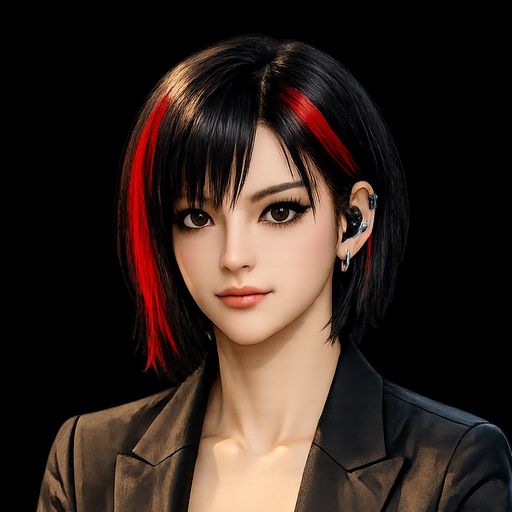
#> input picture oracle/Proto_P_Avatar_512.png, 512 x 512 px
$ python thumbnail_gen.py
#> lines starting #> are read from the running program, lines starting #| are printed output that depends on the picture
#!/usr/bin/env python3
"""Oracle Briefing Thumbnail Generator.

Generates a 1280x720 thumbnail with:
- Proto_P avatar face on left
- Headline + BTC metric on right
- "ORACLE BRIEFING" branding badge
"""

import os
from PIL import Image, ImageDraw, ImageFont


# Dimensions
W, H = 1280, 720

# Fonts
FONT_BOLD = "/usr/share/fonts/truetype/dejavu/DejaVuSans-Bold.ttf"
FONT_MONO = "/usr/share/fonts/truetype/dejavu/DejaVuSansMono.ttf"
FONT_REGULAR = "/usr/share/fonts/truetype/dejavu/DejaVuSans.ttf"

# Colors
BG = (10, 10, 10)
RED = (204, 0, 0)
WHITE = (255, 255, 255)
GRAY = (102, 102, 102)
GREEN = (0, 204, 102)
RED_ACCENT = (255, 51, 51)


def _load_font(path, size):
    try:
        return ImageFont.truetype(path, size)
    except Exception:
        return ImageFont.load_default()


def generate_briefing_thumbnail(script, output_path):
    """Generate 1280x720 thumbnail with avatar face + headline + BTC price."""
#> called with output_path = 'output/test_thumbnail.jpg'
    img = Image.new("RGB", (W, H), color=BG)
#> img: PIL image 1280x720 RGB; every value is 10
    draw = ImageDraw.Draw(img)

    font_big = _load_font(FONT_BOLD, 56)
    font_med = _load_font(FONT_BOLD, 36)
    font_sm = _load_font(FONT_MONO, 28)

    # Load avatar
    avatar_path = os.path.join(os.path.dirname(__file__), "..", "oracle", "Proto_P_Avatar_512.png")
    if os.path.exists(avatar_path):
        try:
            avatar = Image.open(avatar_path).convert("RGBA")
            avatar = avatar.resize((360, 360), Image.LANCZOS)
#> avatar: PIL image 360x360 RGBA
            img.paste(avatar, (40, (H - 360) // 2), avatar)
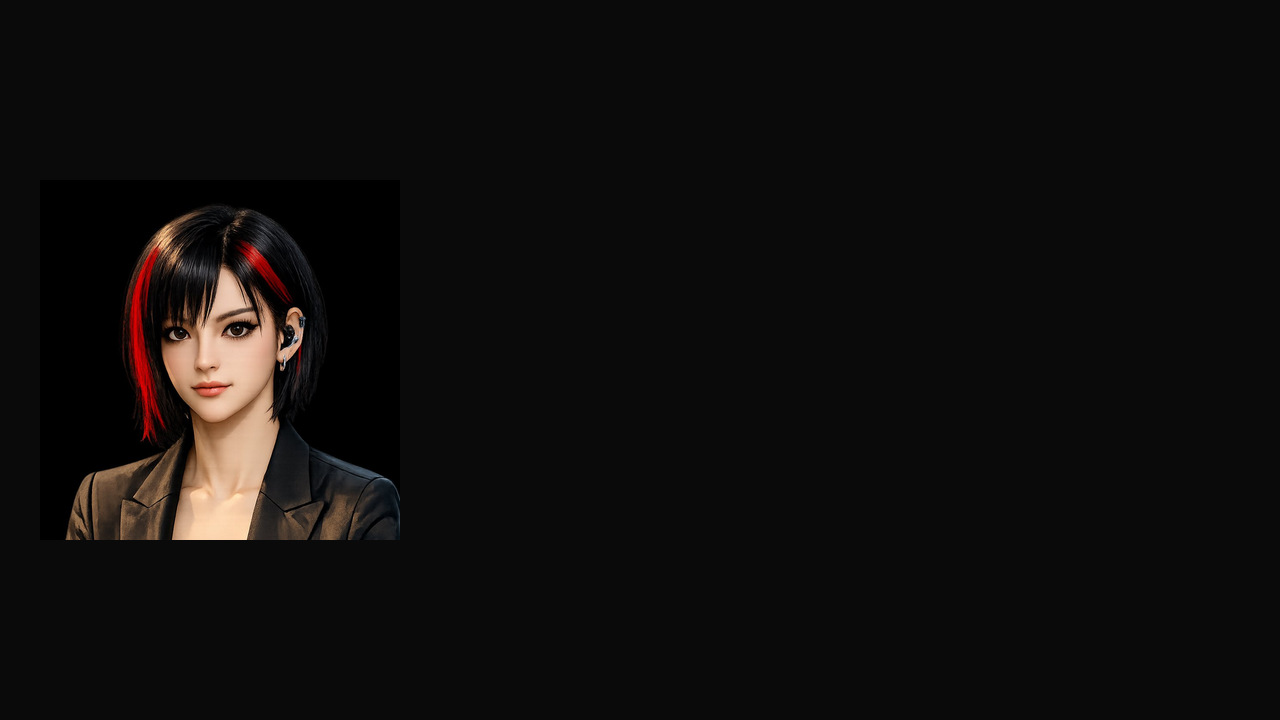
#> img: PIL image 1280x720 RGB; mean R, G, B 15.8, 13.9, 13
        except Exception as e:
            print(f"[thumb] Avatar load error: {e}")

    # Red accent bar
    draw.rectangle([(430, 140), (436, 580)], fill=RED)

    # Headline text (word-wrapped)
    headline = script.get("thumbnail_headline", "ORACLE BRIEFING")
    words = headline.split()
    lines = []
    current = ""
    for w in words:
        test = f"{current} {w}".strip()
        bbox = draw.textbbox((0, 0), test, font=font_big)
        if bbox[2] - bbox[0] > 760:
            if current:
                lines.append(current)
            current = w
        else:
            current = test
#> this loop made 4 passes
#> bbox on passes 1 to 4: (0, 9, 219, 53), (0, 9, 456, 53), (0, 9, 739, 64), (0, 9, 1101, 64)
#> after the loop, lines = ['Bitcoin Breaks Through']
    if current:
        lines.append(current)

    y = 160
    for line in lines[:3]:
        draw.text((460, y), line.upper(), fill=WHITE, font=font_big)
        y += 70
#> this loop made 2 passes
#> (line, y) on passes 1 to 2: ('Bitcoin Breaks Through', 230), ('Resistance', 300)
#> after the loop, y = 300

    # BTC price + change
    btc_data = script.get("data", {}).get("btc", {})
    price = btc_data.get("price", 0)
    change = btc_data.get("change_24h", 0)
    if price > 0:
        price_str = f"BTC ${price:,.0f}"
        change_color = GREEN if change >= 0 else RED_ACCENT
        change_str = f"{change:+.1f}%"
        draw.text((460, y + 30), price_str, fill=WHITE, font=font_med)
        price_width = draw.textlength(price_str, font=font_med)
#> price_width = 254.9
        draw.text((460 + int(price_width) + 20, y + 35), change_str, fill=change_color, font=font_sm)

    # "ORACLE BRIEFING" badge
    draw.rectangle([(460, y + 100), (730, y + 140)], fill=RED)
    draw.text((470, y + 105), "ORACLE BRIEFING", fill=WHITE, font=font_sm)

    # Bottom branding
    draw.text((W - 300, H - 40), "PROTOCOL PULSE", fill=GRAY, font=font_sm)

    img.save(output_path, "JPEG", quality=92)
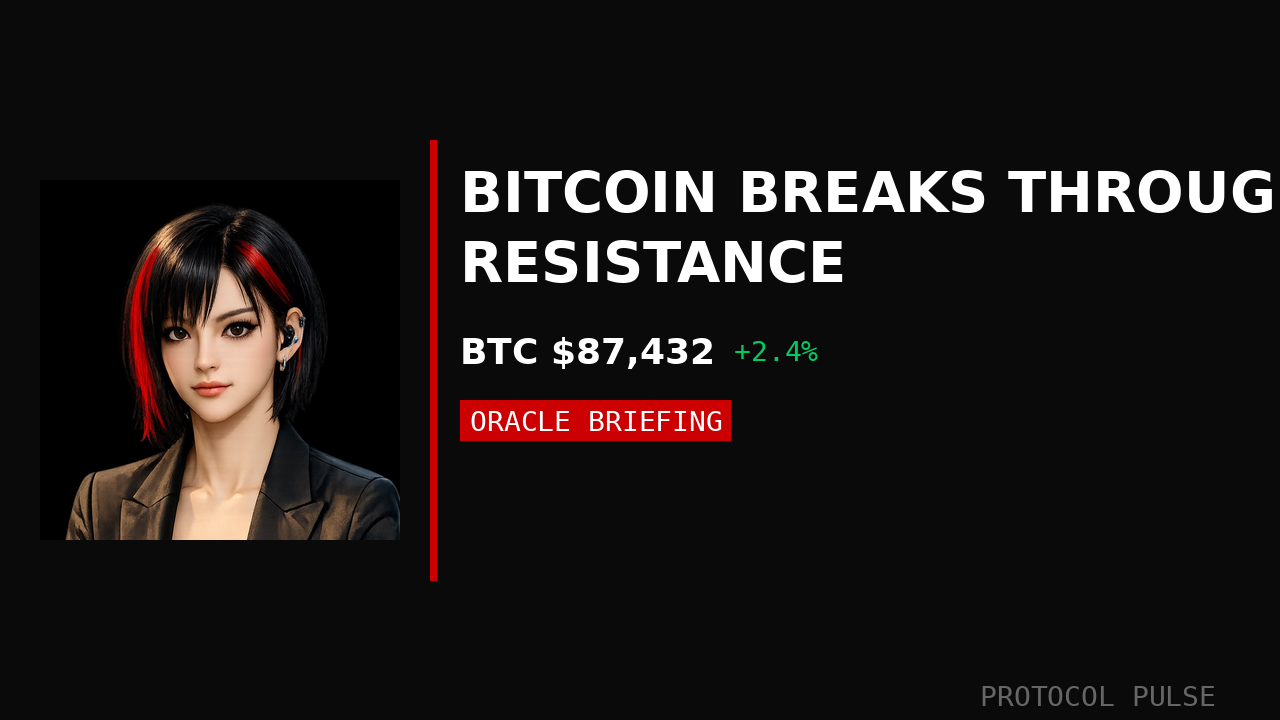
#> saved as test_thumbnail.jpg: PIL image 1280x720 RGB; mean R, G, B 26.4, 21.7, 20.7
    print(f"[thumb] Thumbnail: {output_path}")
    return True


if __name__ == "__main__":
    # Quick test with sample data
    sample_script = {
        "thumbnail_headline": "Bitcoin Breaks Through Resistance",
        "data": {
            "btc": {"price": 87432, "change_24h": 2.4},
        },
    }
    os.makedirs("output", exist_ok=True)
    generate_briefing_thumbnail(sample_script, "output/test_thumbnail.jpg")
    print("Done — output/test_thumbnail.jpg")
